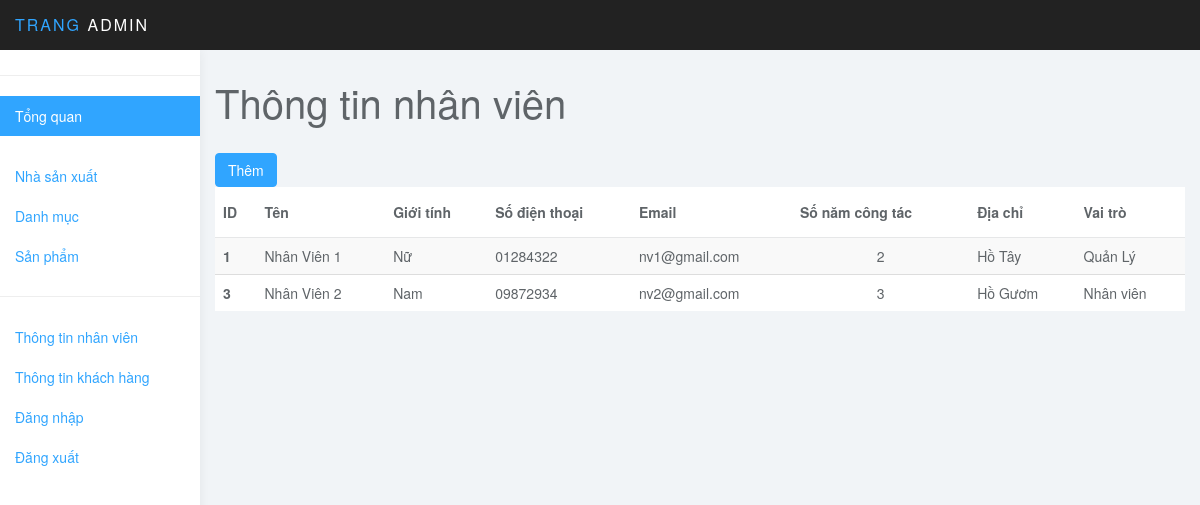
The page /admin/employees/index.php on the database its author committed.
### tables this page shows
CREATE TABLE `employees` (
  `id` int(11) NOT NULL,
  `name` varchar(50) NOT NULL,
  `phone` varchar(15) NOT NULL,
  `address` varchar(150) NOT NULL,
  `gender` int(11) NOT NULL,
  `working_year` int(11) NOT NULL,
  `email` varchar(50) NOT NULL,
  `password` varchar(200) NOT NULL,
  `token` varchar(50) DEFAULT NULL,
  `levels` int(11) NOT NULL
);

### admin/employees/index.php (the view, shortened to what this page needs)
<?php
include_once "../header.php";
include_once "../sidebar.php";
?>
<div class="col-sm-9 col-sm-offset-3 col-lg-10 col-lg-offset-2 main">
    <div class="row">
        <div class="col-lg-6">
            <h1 class="page-header">Thông tin nhân viên</h1>
            <a href="create.php"><button type="button" class="btn btn-primary">Thêm</button></a>
        </div>
    </div>
    <table class="table table-striped">
        <thead>
        <tr>
            <th>ID</th>
            <th scope="col">Tên</th>
            <th>Giới tính</th>
            <th>Số điện thoại</th>
            <th>Email</th>
            <th>Số năm công tác</th>
            <th>Địa chỉ</th>
            <th>Vai trò</th>
        </tr>
        </thead>
        <tbody>
        <?php
        include_once "../connect.php";
        $sql = "SELECT * FROM employees   ";
        $row=mysqli_query($connect,$sql);
        foreach ($row as $each) {
        ?>
        <tr>
            <th scope="row"><?php echo $each["id"]?></th>
            <td><?php echo $each["name"]?></td>
            <td>
                <?php if($each["gender"]==0) {?>
                    Nữ
                <?php } else echo "Nam"?>
            </td>
            <td><?php echo $each["phone"]?></td>
            <td><?php echo $each["email"]?></td>
            <td style="text-align: center"><?php
                echo date("Y") - $each["working_year"];
                ?>
            </td>
            <td><?php echo $each["address"]?></td>
            <td>
                <?php if($each["levels"]==0) {?>
                    Quản Lý
                <?php } else echo "Nhân viên"?>
            </td>
            <?php }
            ?>
        </tr>
        </tbody>
    </table>
    <?php
    include_once "../footer.php";
    ?>

### admin/css/styles.css (style rules this page uses)
body { background: #f1f4f7; padding-top: 50px; color: #5f6468; }
a, a:hover, a:focus { color: #30a5ff; }
h1, h2, h3, h4, h5, h6 { color: #5f6468; }
h1 { font-weight: 300; font-size: 40px; }
.btn-primary, .btn-primary:hover, .btn-primary:focus, .btn-primary:active, .btn-primary.active, .open > .dropdown-toggle.btn-primary, .btn-primary.disabled, .btn-primary[disabled], fieldset[disabled] .btn-primary, .btn-primary.disabled:hover, .btn-primary[disabled]:hover, fieldset[disabled] .btn-primary:hover, .btn-primary.disabled:focus, .btn-primary[disabled]:focus, fieldset[disabled] .btn-primary:focus, .btn-primary.disabled:active, .btn-primary[disabled]:active, fieldset[disabled] .btn-primary:active, .btn-primary.disabled.active, .btn-primary[disabled].active, fieldset[disabled] .btn-primary.active { background-color: #30a5ff; border-color: #30a5ff; }
h1.page-header { margin-top: 30px; border-bottom: 0; }
.table { background: #fff; }
.table>thead>tr>th { border-bottom: 1px solid #e6e7e8; vertical-align: middle; height: 50px; }

### rows shown on the page
employees: id "1", name "Nhân Viên 1", gender "Nữ", phone "01284322", email "nv1@gmail.com", address "Hồ Tây", levels "Quản Lý"
employees: id "3", name "Nhân Viên 2", gender "Nam", phone "09872934", email "nv2@gmail.com", address "Hồ Gươm", levels "Nhân viên"
